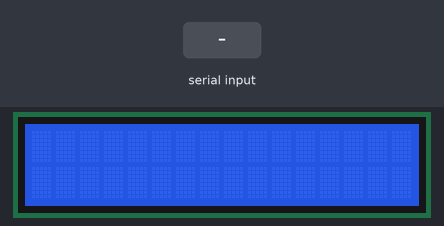
Bench run of a sketch on a simulated Arduino Uno, built with avr-gcc and run on an emulated ATmega328P. On the bench: 16×2 character LCD. The inputs (shaded band) are chosen by the test bench. What the sketch prints to the serial monitor is not drawn.

Above: at 1.2 s.
1.3 s: "all led on" received over Serial
At 3.0 s:
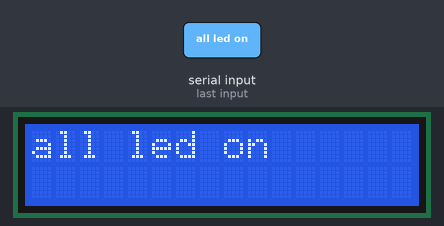
3.8 s: "all led off" received over Serial
At 6.0 s:
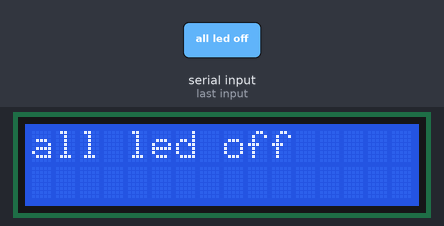
6.3 s: "green light on" received over Serial
At 8.2 s:
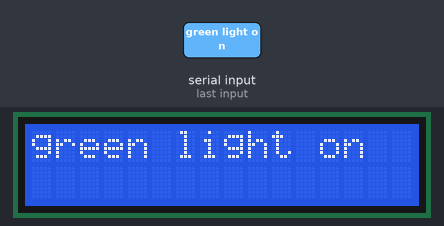
8.8 s: "red light on" received over Serial
At 10.1 s:
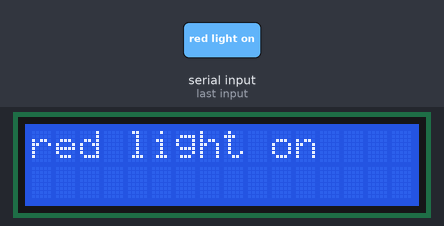
11.3 s: "1" received over Serial
At 12.8 s:
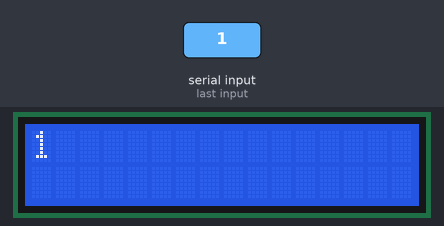
Timing chart, 0 to 14.3 s (numbered marks = the images above; inputs shaded):
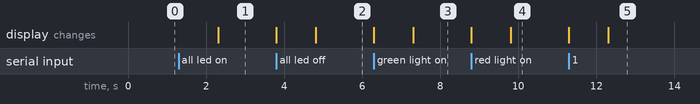

The sketch:

bluethoothlcd.ino
```cpp
#include<LiquidCrystal.h>
const int rs=13,en=11,d4=6,d5=5,d6=4,d7=3;
LiquidCrystal lcd(rs,en,d4,d5,d6,d7);
String value;
void setup() {
  // put your setup code here, to run once:
  //pinMode(2,OUTPUT);
  //pinMode(3,OUTPUT);
  Serial.begin(9600);
  lcd.begin(16,2);
  lcd.setCursor(0,1);


}

void loop() {
    if (Serial.available())
    {
      lcd.clear();
      value=Serial.readString();
      Serial.println(value);
      lcd.print(value);
    }
    if(value=="all led on")
    {
      digitalWrite(2,HIGH);
      digitalWrite(3,HIGH);
    }
    if(value=="all led off")
    {
      digitalWrite(2,LOW);
      digitalWrite(3,LOW);
    }
    if(value=="green light on")
    {
      digitalWrite(2,HIGH);
    }
    if(value=="red light on")
    {
      digitalWrite(3,HIGH);
    }

}
```

Measured:
- after the input at 1.3 s, the display: changes after 1.0 s (image 1)
- after the input at 3.8 s, the display: first changes at once (image 2 shows a later state)
- after the input at 6.3 s, the display: first changes at once (image 3 shows a later state)
- after the input at 8.8 s, the display: first changes at once (image 4 shows a later state)
- after the input at 11.3 s, the display: first changes at once (image 5 shows a later state)
